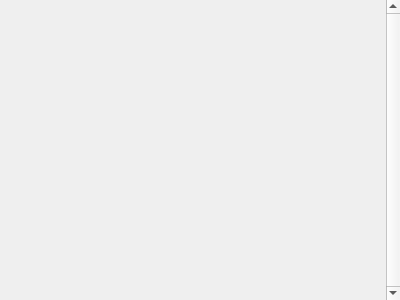
<?xml version="1.0" encoding="UTF-8"?>
<ui version="4.0">
 <class>MatchesOverview</class>
 <widget class="QWidget" name="MatchesOverview">
  <property name="geometry">
   <rect>
    <x>0</x>
    <y>0</y>
    <width>400</width>
    <height>300</height>
   </rect>
  </property>
  <property name="windowTitle">
   <string>Form</string>
  </property>
  <layout class="QVBoxLayout" name="verticalLayout">
   <property name="spacing">
    <number>0</number>
   </property>
   <property name="margin">
    <number>0</number>
   </property>
   <item>
    <widget class="RecyclingVerticalScrollArea" name="scrollArea">
     <property name="frameShape">
      <enum>QFrame::NoFrame</enum>
     </property>
     <property name="verticalScrollBarPolicy">
      <enum>Qt::ScrollBarAlwaysOn</enum>
     </property>
     <property name="horizontalScrollBarPolicy">
      <enum>Qt::ScrollBarAlwaysOff</enum>
     </property>
     <property name="widgetResizable">
      <bool>true</bool>
     </property>
     <widget class="QWidget" name="scrollAreaWidgetContents">
      <property name="geometry">
       <rect>
        <x>0</x>
        <y>0</y>
        <width>379</width>
        <height>300</height>
       </rect>
      </property>
      <layout class="QVBoxLayout" name="verticalLayout_2">
       <property name="margin">
        <number>0</number>
       </property>
      </layout>
     </widget>
    </widget>
   </item>
  </layout>
 </widget>
 <customwidgets>
  <customwidget>
   <class>RecyclingVerticalScrollArea</class>
   <extends>QScrollArea</extends>
   <header>widgets.RecyclingVerticalScrollArea</header>
   <container>1</container>
  </customwidget>
 </customwidgets>
 <resources/>
 <connections/>
</ui>
